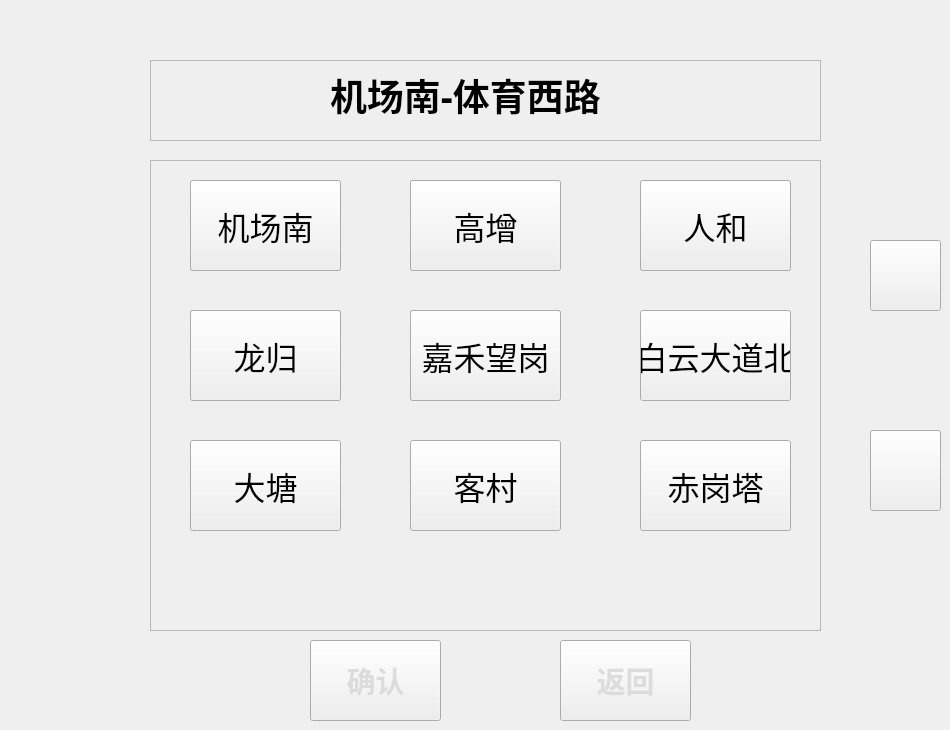
   <widget class="QWidget" name="tab_9">
    <property name="styleSheet">
     <string notr="true">QWidget#tab_9{
	background-color: rgb(173, 181, 178);
}
</string>
    </property>
    <attribute name="title">
     <string>页</string>
    </attribute>
    <widget class="QPushButton" name="pushButton_line2_addr_name_confirm_2">
     <property name="geometry">
      <rect>
       <x>310</x>
       <y>640</y>
       <width>131</width>
       <height>81</height>
      </rect>
     </property>
     <property name="font">
      <font>
       <family>Agency FB</family>
       <pointsize>22</pointsize>
       <weight>75</weight>
       <bold>true</bold>
      </font>
     </property>
     <property name="styleSheet">
      <string notr="true">QPushButton
{
	border-image: url(:/button_normal.png);
	color: rgb(220, 220, 220);
}

QPushButton::pressed
{
	color: rgb(220, 220, 220);
	border-image: url(:/yellow_square.png);
}</string>
     </property>
     <property name="text">
      <string>确认</string>
     </property>
    </widget>
    <widget class="QPushButton" name="pushButton_line2_addr_name_down_2">
     <property name="geometry">
      <rect>
       <x>870</x>
       <y>430</y>
       <width>71</width>
       <height>81</height>
      </rect>
     </property>
     <property name="styleSheet">
      <string notr="true">QPushButton
{
	border-image: url(:/key_button_down.png);
}</string>
     </property>
     <property name="text">
      <string/>
     </property>
    </widget>
    <widget class="QPushButton" name="pushButton_line2_addr_name_up_2">
     <property name="geometry">
      <rect>
       <x>870</x>
       <y>240</y>
       <width>71</width>
       <height>71</height>
      </rect>
     </property>
     <property name="styleSheet">
      <string notr="true">QPushButton
{
	border-image: url(:/key_button_up.png);
}</string>
     </property>
     <property name="text">
      <string/>
     </property>
    </widget>
    <widget class="QFrame" name="frame_25">
     <property name="geometry">
      <rect>
       <x>150</x>
       <y>60</y>
       <width>671</width>
       <height>81</height>
      </rect>
     </property>
     <property name="frameShape">
      <enum>QFrame::StyledPanel</enum>
     </property>
     <property name="frameShadow">
      <enum>QFrame::Raised</enum>
     </property>
     <widget class="QLabel" name="label_16">
      <property name="geometry">
       <rect>
        <x>180</x>
        <y>0</y>
        <width>291</width>
        <height>71</height>
       </rect>
      </property>
      <property name="font">
       <font>
        <family>Agency FB</family>
        <pointsize>26</pointsize>
        <weight>75</weight>
        <bold>true</bold>
       </font>
      </property>
      <property name="text">
       <string>&lt;html&gt;&lt;head/&gt;&lt;body&gt;&lt;p&gt;&lt;span style=&quot; font-size:28pt;&quot;&gt;机场南-体育西路&lt;/span&gt;&lt;/p&gt;&lt;/body&gt;&lt;/html&gt;</string>
      </property>
     </widget>
    </widget>
    <widget class="QPushButton" name="pushButton_broadcast_back_8">
     <property name="geometry">
      <rect>
       <x>560</x>
       <y>640</y>
       <width>131</width>
       <height>81</height>
      </rect>
     </property>
     <property name="font">
      <font>
       <family>Agency FB</family>
       <pointsize>22</pointsize>
       <weight>75</weight>
       <bold>true</bold>
      </font>
     </property>
     <property name="styleSheet">
      <string notr="true">QPushButton
{
	border-image: url(:/button_normal.png);
	color: rgb(220, 220, 220);
}

QPushButton::pressed
{
	color: rgb(220, 220, 220);
	border-image: url(:/yellow_square.png);
}</string>
     </property>
     <property name="text">
      <string>返回</string>
     </property>
    </widget>
    <widget class="QFrame" name="frame_26">
     <property name="geometry">
      <rect>
       <x>150</x>
       <y>160</y>
       <width>671</width>
       <height>471</height>
      </rect>
     </property>
     <property name="frameShape">
      <enum>QFrame::StyledPanel</enum>
     </property>
     <property name="frameShadow">
      <enum>QFrame::Raised</enum>
     </property>
     <widget class="QPushButton" name="pushButton_line3_addr_name_10">
      <property name="geometry">
       <rect>
        <x>40</x>
        <y>20</y>
        <width>151</width>
        <height>91</height>
       </rect>
      </property>
      <property name="font">
       <font>
        <pointsize>24</pointsize>
       </font>
      </property>
      <property name="text">
       <string>珠江新城</string>
      </property>
     </widget>
     <widget class="QPushButton" name="pushButton_line3_addr_name_14">
      <property name="geometry">
       <rect>
        <x>260</x>
        <y>150</y>
        <width>151</width>
        <height>91</height>
       </rect>
      </property>
      <property name="font">
       <font>
        <pointsize>24</pointsize>
       </font>
      </property>
      <property name="text">
       <string>华师</string>
      </property>
     </widget>
     <widget class="QPushButton" name="pushButton_line3_addr_name_13">
      <property name="geometry">
       <rect>
        <x>40</x>
        <y>150</y>
        <width>151</width>
        <height>91</height>
       </rect>
      </property>
      <property name="font">
       <font>
        <pointsize>24</pointsize>
       </font>
      </property>
      <property name="text">
       <string>岗顶</string>
      </property>
     </widget>
     <widget class="QPushButton" name="pushButton_line3_addr_name_7">
      <property name="geometry">
       <rect>
        <x>40</x>
        <y>280</y>
        <width>151</width>
        <height>91</height>
       </rect>
      </property>
      <property name="font">
       <font>
        <pointsize>24</pointsize>
       </font>
      </property>
      <property name="text">
       <string>大塘</string>
      </property>
     </widget>
     <widget class="QPushButton" name="pushButton_line3_addr_name_12">
      <property name="geometry">
       <rect>
        <x>490</x>
        <y>20</y>
        <width>151</width>
        <height>91</height>
       </rect>
      </property>
      <property name="font">
       <font>
        <pointsize>24</pointsize>
       </font>
      </property>
      <property name="text">
       <string>石牌桥</string>
      </property>
     </widget>
     <widget class="QPushButton" name="pushButton_line3_addr_name_11">
      <property name="geometry">
       <rect>
        <x>260</x>
        <y>20</y>
        <width>151</width>
        <height>91</height>
       </rect>
      </property>
      <property name="font">
       <font>
        <pointsize>24</pointsize>
       </font>
      </property>
      <property name="text">
       <string>体育西路</string>
      </property>
     </widget>
     <widget class="QPushButton" name="pushButton_line3_addr_name_9">
      <property name="geometry">
       <rect>
        <x>490</x>
        <y>280</y>
        <width>151</width>
        <height>91</height>
       </rect>
      </property>
      <property name="font">
       <font>
        <pointsize>24</pointsize>
       </font>
      </property>
      <property name="text">
       <string>赤岗塔</string>
      </property>
     </widget>
     <widget class="QPushButton" name="pushButton_line3_addr_name_8">
      <property name="geometry">
       <rect>
        <x>260</x>
        <y>280</y>
        <width>151</width>
        <height>91</height>
       </rect>
      </property>
      <property name="font">
       <font>
        <pointsize>24</pointsize>
       </font>
      </property>
      <property name="text">
       <string>客村</string>
      </property>
     </widget>
     <widget class="QPushButton" name="pushButton_line3_addr_name_1">
      <property name="geometry">
       <rect>
        <x>40</x>
        <y>20</y>
        <width>151</width>
        <height>91</height>
       </rect>
      </property>
      <property name="font">
       <font>
        <pointsize>24</pointsize>
       </font>
      </property>
      <property name="text">
       <string>机场南</string>
      </property>
     </widget>
     <widget class="QPushButton" name="pushButton_line3_addr_name_4">
      <property name="geometry">
       <rect>
        <x>40</x>
        <y>150</y>
        <width>151</width>
        <height>91</height>
       </rect>
      </property>
      <property name="font">
       <font>
        <pointsize>24</pointsize>
       </font>
      </property>
      <property name="text">
       <string>龙归</string>
      </property>
     </widget>
     <widget class="QPushButton" name="pushButton_line3_addr_name_5">
      <property name="geometry">
       <rect>
        <x>260</x>
        <y>150</y>
        <width>151</width>
        <height>91</height>
       </rect>
      </property>
      <property name="font">
       <font>
        <pointsize>24</pointsize>
       </font>
      </property>
      <property name="text">
       <string>嘉禾望岗</string>
      </property>
     </widget>
     <widget class="QPushButton" name="pushButton_line3_addr_name_6">
      <property name="geometry">
       <rect>
        <x>490</x>
        <y>150</y>
        <width>151</width>
        <height>91</height>
       </rect>
      </property>
      <property name="font">
       <font>
        <pointsize>24</pointsize>
       </font>
      </property>
      <property name="text">
       <string>白云大道北</string>
      </property>
     </widget>
     <widget class="QPushButton" name="pushButton_line3_addr_name_3">
      <property name="geometry">
       <rect>
        <x>490</x>
        <y>20</y>
        <width>151</width>
        <height>91</height>
       </rect>
      </property>
      <property name="font">
       <font>
        <pointsize>24</pointsize>
       </font>
      </property>
      <property name="text">
       <string>人和</string>
      </property>
     </widget>
     <widget class="QPushButton" name="pushButton_line3_addr_name_2">
      <property name="geometry">
       <rect>
        <x>260</x>
        <y>20</y>
        <width>151</width>
        <height>91</height>
       </rect>
      </property>
      <property name="font">
       <font>
        <pointsize>24</pointsize>
       </font>
      </property>
      <property name="text">
       <string>高增</string>
      </property>
     </widget>
    </widget>
   </widget>
